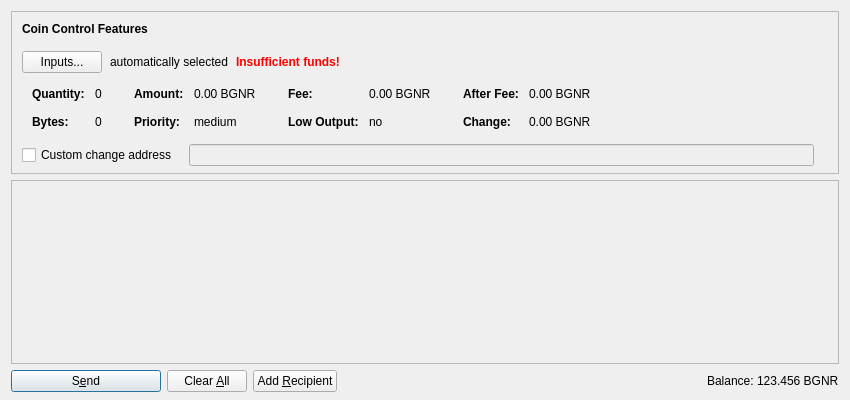
<?xml version="1.0" encoding="UTF-8"?>
<ui version="4.0">
 <class>SendCoinsDialog</class>
 <widget class="QDialog" name="SendCoinsDialog">
  <property name="geometry">
   <rect>
    <x>0</x>
    <y>0</y>
    <width>850</width>
    <height>400</height>
   </rect>
  </property>
  <property name="windowTitle">
   <string>Send Coins</string>
  </property>
  <layout class="QVBoxLayout" name="verticalLayout" stretch="0,1,0">
   <property name="bottomMargin">
    <number>8</number>
   </property>
   <item>
    <widget class="QFrame" name="frameCoinControl">
     <property name="sizePolicy">
      <sizepolicy hsizetype="Expanding" vsizetype="Expanding">
       <horstretch>0</horstretch>
       <verstretch>0</verstretch>
      </sizepolicy>
     </property>
     <property name="maximumSize">
      <size>
       <width>16777215</width>
       <height>16777215</height>
      </size>
     </property>
     <property name="frameShape">
      <enum>QFrame::StyledPanel</enum>
     </property>
     <property name="frameShadow">
      <enum>QFrame::Sunken</enum>
     </property>
     <layout class="QVBoxLayout" name="verticalLayoutCoinControl2">
      <property name="spacing">
       <number>0</number>
      </property>
      <property name="leftMargin">
       <number>0</number>
      </property>
      <property name="topMargin">
       <number>0</number>
      </property>
      <property name="rightMargin">
       <number>0</number>
      </property>
      <property name="bottomMargin">
       <number>6</number>
      </property>
      <item>
       <layout class="QVBoxLayout" name="verticalLayoutCoinControl" stretch="0,0,0,0,1">
        <property name="spacing">
         <number>0</number>
        </property>
        <property name="leftMargin">
         <number>10</number>
        </property>
        <property name="topMargin">
         <number>10</number>
        </property>
        <item>
         <layout class="QHBoxLayout" name="horizontalLayoutCoinControl1">
          <property name="bottomMargin">
           <number>15</number>
          </property>
          <item>
           <widget class="QLabel" name="labelCoinControlFeatures">
            <property name="sizePolicy">
             <sizepolicy hsizetype="Preferred" vsizetype="Maximum">
              <horstretch>0</horstretch>
              <verstretch>0</verstretch>
             </sizepolicy>
            </property>
            <property name="font">
             <font>
              <weight>75</weight>
              <bold>true</bold>
             </font>
            </property>
            <property name="styleSheet">
             <string notr="true">font-weight:bold;</string>
            </property>
            <property name="text">
             <string>Coin Control Features</string>
            </property>
           </widget>
          </item>
         </layout>
        </item>
        <item>
         <layout class="QHBoxLayout" name="horizontalLayoutCoinControl2" stretch="0,0,0,0">
          <property name="spacing">
           <number>8</number>
          </property>
          <property name="bottomMargin">
           <number>10</number>
          </property>
          <item>
           <widget class="QPushButton" name="pushButtonCoinControl">
            <property name="styleSheet">
             <string notr="true"/>
            </property>
            <property name="text">
             <string>Inputs...</string>
            </property>
           </widget>
          </item>
          <item>
           <widget class="QLabel" name="labelCoinControlAutomaticallySelected">
            <property name="text">
             <string>automatically selected</string>
            </property>
            <property name="margin">
             <number>5</number>
            </property>
           </widget>
          </item>
          <item>
           <widget class="QLabel" name="labelCoinControlInsuffFunds">
            <property name="font">
             <font>
              <weight>75</weight>
              <bold>true</bold>
             </font>
            </property>
            <property name="styleSheet">
             <string notr="true">color:red;font-weight:bold;</string>
            </property>
            <property name="text">
             <string>Insufficient funds!</string>
            </property>
            <property name="margin">
             <number>5</number>
            </property>
           </widget>
          </item>
          <item>
           <spacer name="horizontalSpacerCoinControl">
            <property name="orientation">
             <enum>Qt::Horizontal</enum>
            </property>
            <property name="sizeHint" stdset="0">
             <size>
              <width>40</width>
              <height>1</height>
             </size>
            </property>
           </spacer>
          </item>
         </layout>
        </item>
        <item>
         <widget class="QWidget" name="widgetCoinControl" native="true">
          <property name="sizePolicy">
           <sizepolicy hsizetype="Preferred" vsizetype="Preferred">
            <horstretch>0</horstretch>
            <verstretch>0</verstretch>
           </sizepolicy>
          </property>
          <property name="minimumSize">
           <size>
            <width>0</width>
            <height>0</height>
           </size>
          </property>
          <property name="styleSheet">
           <string notr="true"/>
          </property>
          <layout class="QHBoxLayout" name="horizontalLayoutCoinControl5">
           <property name="leftMargin">
            <number>0</number>
           </property>
           <property name="topMargin">
            <number>0</number>
           </property>
           <property name="rightMargin">
            <number>0</number>
           </property>
           <property name="bottomMargin">
            <number>0</number>
           </property>
           <item>
            <layout class="QHBoxLayout" name="horizontalLayoutCoinControl3" stretch="0,0,0,1">
             <property name="spacing">
              <number>20</number>
             </property>
             <property name="topMargin">
              <number>0</number>
             </property>
             <property name="bottomMargin">
              <number>10</number>
             </property>
             <item>
              <layout class="QFormLayout" name="formLayoutCoinControl1">
               <property name="horizontalSpacing">
                <number>10</number>
               </property>
               <property name="verticalSpacing">
                <number>14</number>
               </property>
               <property name="leftMargin">
                <number>10</number>
               </property>
               <property name="topMargin">
                <number>4</number>
               </property>
               <property name="rightMargin">
                <number>6</number>
               </property>
               <item row="0" column="0">
                <widget class="QLabel" name="labelCoinControlQuantityText">
                 <property name="font">
                  <font>
                   <weight>75</weight>
                   <bold>true</bold>
                  </font>
                 </property>
                 <property name="text">
                  <string>Quantity:</string>
                 </property>
                 <property name="margin">
                  <number>0</number>
                 </property>
                </widget>
               </item>
               <item row="0" column="1">
                <widget class="QLabel" name="labelCoinControlQuantity">
                 <property name="cursor">
                  <cursorShape>IBeamCursor</cursorShape>
                 </property>
                 <property name="contextMenuPolicy">
                  <enum>Qt::ActionsContextMenu</enum>
                 </property>
                 <property name="text">
                  <string notr="true">0</string>
                 </property>
                 <property name="margin">
                  <number>0</number>
                 </property>
                 <property name="textInteractionFlags">
                  <set>Qt::LinksAccessibleByMouse|Qt::TextSelectableByKeyboard|Qt::TextSelectableByMouse</set>
                 </property>
                </widget>
               </item>
               <item row="1" column="0">
                <widget class="QLabel" name="labelCoinControlBytesText">
                 <property name="font">
                  <font>
                   <weight>75</weight>
                   <bold>true</bold>
                  </font>
                 </property>
                 <property name="text">
                  <string>Bytes:</string>
                 </property>
                </widget>
               </item>
               <item row="1" column="1">
                <widget class="QLabel" name="labelCoinControlBytes">
                 <property name="cursor">
                  <cursorShape>IBeamCursor</cursorShape>
                 </property>
                 <property name="contextMenuPolicy">
                  <enum>Qt::ActionsContextMenu</enum>
                 </property>
                 <property name="text">
                  <string notr="true">0</string>
                 </property>
                 <property name="textInteractionFlags">
                  <set>Qt::LinksAccessibleByMouse|Qt::TextSelectableByKeyboard|Qt::TextSelectableByMouse</set>
                 </property>
                </widget>
               </item>
              </layout>
             </item>
             <item>
              <layout class="QFormLayout" name="formLayoutCoinControl2">
               <property name="horizontalSpacing">
                <number>10</number>
               </property>
               <property name="verticalSpacing">
                <number>14</number>
               </property>
               <property name="leftMargin">
                <number>6</number>
               </property>
               <property name="topMargin">
                <number>4</number>
               </property>
               <property name="rightMargin">
                <number>6</number>
               </property>
               <item row="0" column="0">
                <widget class="QLabel" name="labelCoinControlAmountText">
                 <property name="font">
                  <font>
                   <weight>75</weight>
                   <bold>true</bold>
                  </font>
                 </property>
                 <property name="text">
                  <string>Amount:</string>
                 </property>
                 <property name="margin">
                  <number>0</number>
                 </property>
                </widget>
               </item>
               <item row="0" column="1">
                <widget class="QLabel" name="labelCoinControlAmount">
                 <property name="cursor">
                  <cursorShape>IBeamCursor</cursorShape>
                 </property>
                 <property name="contextMenuPolicy">
                  <enum>Qt::ActionsContextMenu</enum>
                 </property>
                 <property name="text">
                  <string notr="true">0.00 BGNR</string>
                 </property>
                 <property name="textInteractionFlags">
                  <set>Qt::LinksAccessibleByMouse|Qt::TextSelectableByKeyboard|Qt::TextSelectableByMouse</set>
                 </property>
                </widget>
               </item>
               <item row="1" column="0">
                <widget class="QLabel" name="labelCoinControlPriorityText">
                 <property name="font">
                  <font>
                   <weight>75</weight>
                   <bold>true</bold>
                  </font>
                 </property>
                 <property name="text">
                  <string>Priority:</string>
                 </property>
                </widget>
               </item>
               <item row="1" column="1">
                <widget class="QLabel" name="labelCoinControlPriority">
                 <property name="cursor">
                  <cursorShape>IBeamCursor</cursorShape>
                 </property>
                 <property name="contextMenuPolicy">
                  <enum>Qt::ActionsContextMenu</enum>
                 </property>
                 <property name="text">
                  <string notr="true">medium</string>
                 </property>
                 <property name="textInteractionFlags">
                  <set>Qt::LinksAccessibleByMouse|Qt::TextSelectableByKeyboard|Qt::TextSelectableByMouse</set>
                 </property>
                </widget>
               </item>
              </layout>
             </item>
             <item>
              <layout class="QFormLayout" name="formLayoutCoinControl3">
               <property name="horizontalSpacing">
                <number>10</number>
               </property>
               <property name="verticalSpacing">
                <number>14</number>
               </property>
               <property name="leftMargin">
                <number>6</number>
               </property>
               <property name="topMargin">
                <number>4</number>
               </property>
               <property name="rightMargin">
                <number>6</number>
               </property>
               <item row="0" column="0">
                <widget class="QLabel" name="labelCoinControlFeeText">
                 <property name="font">
                  <font>
                   <weight>75</weight>
                   <bold>true</bold>
                  </font>
                 </property>
                 <property name="text">
                  <string>Fee:</string>
                 </property>
                 <property name="margin">
                  <number>0</number>
                 </property>
                </widget>
               </item>
               <item row="0" column="1">
                <widget class="QLabel" name="labelCoinControlFee">
                 <property name="cursor">
                  <cursorShape>IBeamCursor</cursorShape>
                 </property>
                 <property name="contextMenuPolicy">
                  <enum>Qt::ActionsContextMenu</enum>
                 </property>
                 <property name="text">
                  <string notr="true">0.00 BGNR</string>
                 </property>
                 <property name="textInteractionFlags">
                  <set>Qt::LinksAccessibleByMouse|Qt::TextSelectableByKeyboard|Qt::TextSelectableByMouse</set>
                 </property>
                </widget>
               </item>
               <item row="1" column="0">
                <widget class="QLabel" name="labelCoinControlLowOutputText">
                 <property name="font">
                  <font>
                   <weight>75</weight>
                   <bold>true</bold>
                  </font>
                 </property>
                 <property name="text">
                  <string>Low Output:</string>
                 </property>
                </widget>
               </item>
               <item row="1" column="1">
                <widget class="QLabel" name="labelCoinControlLowOutput">
                 <property name="cursor">
                  <cursorShape>IBeamCursor</cursorShape>
                 </property>
                 <property name="contextMenuPolicy">
                  <enum>Qt::ActionsContextMenu</enum>
                 </property>
                 <property name="text">
                  <string notr="true">no</string>
                 </property>
                 <property name="textInteractionFlags">
                  <set>Qt::LinksAccessibleByMouse|Qt::TextSelectableByKeyboard|Qt::TextSelectableByMouse</set>
                 </property>
                </widget>
               </item>
              </layout>
             </item>
             <item>
              <layout class="QFormLayout" name="formLayoutCoinControl4">
               <property name="horizontalSpacing">
                <number>10</number>
               </property>
               <property name="verticalSpacing">
                <number>14</number>
               </property>
               <property name="leftMargin">
                <number>6</number>
               </property>
               <property name="topMargin">
                <number>4</number>
               </property>
               <property name="rightMargin">
                <number>6</number>
               </property>
               <item row="0" column="0">
                <widget class="QLabel" name="labelCoinControlAfterFeeText">
                 <property name="font">
                  <font>
                   <weight>75</weight>
                   <bold>true</bold>
                  </font>
                 </property>
                 <property name="text">
                  <string>After Fee:</string>
                 </property>
                 <property name="margin">
                  <number>0</number>
                 </property>
                </widget>
               </item>
               <item row="0" column="1">
                <widget class="QLabel" name="labelCoinControlAfterFee">
                 <property name="cursor">
                  <cursorShape>IBeamCursor</cursorShape>
                 </property>
                 <property name="contextMenuPolicy">
                  <enum>Qt::ActionsContextMenu</enum>
                 </property>
                 <property name="text">
                  <string notr="true">0.00 BGNR</string>
                 </property>
                 <property name="textInteractionFlags">
                  <set>Qt::LinksAccessibleByMouse|Qt::TextSelectableByKeyboard|Qt::TextSelectableByMouse</set>
                 </property>
                </widget>
               </item>
               <item row="1" column="0">
                <widget class="QLabel" name="labelCoinControlChangeText">
                 <property name="font">
                  <font>
                   <weight>75</weight>
                   <bold>true</bold>
                  </font>
                 </property>
                 <property name="text">
                  <string>Change:</string>
                 </property>
                </widget>
               </item>
               <item row="1" column="1">
                <widget class="QLabel" name="labelCoinControlChange">
                 <property name="cursor">
                  <cursorShape>IBeamCursor</cursorShape>
                 </property>
                 <property name="contextMenuPolicy">
                  <enum>Qt::ActionsContextMenu</enum>
                 </property>
                 <property name="text">
                  <string notr="true">0.00 BGNR</string>
                 </property>
                 <property name="textInteractionFlags">
                  <set>Qt::LinksAccessibleByMouse|Qt::TextSelectableByKeyboard|Qt::TextSelectableByMouse</set>
                 </property>
                </widget>
               </item>
              </layout>
             </item>
            </layout>
           </item>
          </layout>
         </widget>
        </item>
        <item>
         <layout class="QHBoxLayout" name="horizontalLayoutCoinControl4" stretch="0,0,0">
          <property name="spacing">
           <number>12</number>
          </property>
          <property name="sizeConstraint">
           <enum>QLayout::SetDefaultConstraint</enum>
          </property>
          <property name="topMargin">
           <number>5</number>
          </property>
          <property name="rightMargin">
           <number>5</number>
          </property>
          <item>
           <widget class="QCheckBox" name="checkBoxCoinControlChange">
            <property name="toolTip">
             <string>If this is activated, but the change address is empty or invalid, change will be sent to a newly generated address.</string>
            </property>
            <property name="text">
             <string>Custom change address</string>
            </property>
           </widget>
          </item>
          <item>
           <widget class="QValidatedLineEdit" name="lineEditCoinControlChange">
            <property name="enabled">
             <bool>false</bool>
            </property>
            <property name="sizePolicy">
             <sizepolicy hsizetype="Expanding" vsizetype="Fixed">
              <horstretch>0</horstretch>
              <verstretch>0</verstretch>
             </sizepolicy>
            </property>
           </widget>
          </item>
          <item>
           <widget class="QLabel" name="labelCoinControlChangeLabel">
            <property name="sizePolicy">
             <sizepolicy hsizetype="Preferred" vsizetype="Expanding">
              <horstretch>0</horstretch>
              <verstretch>0</verstretch>
             </sizepolicy>
            </property>
            <property name="minimumSize">
             <size>
              <width>0</width>
              <height>0</height>
             </size>
            </property>
            <property name="text">
             <string/>
            </property>
            <property name="margin">
             <number>3</number>
            </property>
           </widget>
          </item>
         </layout>
        </item>
        <item>
         <spacer name="verticalSpacerCoinControl">
          <property name="orientation">
           <enum>Qt::Vertical</enum>
          </property>
          <property name="sizeHint" stdset="0">
           <size>
            <width>800</width>
            <height>1</height>
           </size>
          </property>
         </spacer>
        </item>
       </layout>
      </item>
     </layout>
    </widget>
   </item>
   <item>
    <widget class="QScrollArea" name="scrollArea">
     <property name="widgetResizable">
      <bool>true</bool>
     </property>
     <widget class="QWidget" name="scrollAreaWidgetContents">
      <property name="geometry">
       <rect>
        <x>0</x>
        <y>0</y>
        <width>830</width>
        <height>178</height>
       </rect>
      </property>
      <layout class="QVBoxLayout" name="verticalLayout_2" stretch="0,1">
       <property name="leftMargin">
        <number>0</number>
       </property>
       <property name="topMargin">
        <number>0</number>
       </property>
       <property name="rightMargin">
        <number>0</number>
       </property>
       <property name="bottomMargin">
        <number>0</number>
       </property>
       <item>
        <layout class="QVBoxLayout" name="entries">
         <property name="spacing">
          <number>6</number>
         </property>
        </layout>
       </item>
       <item>
        <spacer name="verticalSpacer">
         <property name="orientation">
          <enum>Qt::Vertical</enum>
         </property>
         <property name="sizeHint" stdset="0">
          <size>
           <width>20</width>
           <height>40</height>
          </size>
         </property>
        </spacer>
       </item>
      </layout>
     </widget>
    </widget>
   </item>
   <item>
    <layout class="QHBoxLayout" name="horizontalLayout">
     <item>
      <widget class="QPushButton" name="sendButton">
       <property name="minimumSize">
        <size>
         <width>150</width>
         <height>0</height>
        </size>
       </property>
       <property name="toolTip">
        <string>Confirm the send action</string>
       </property>
       <property name="text">
        <string>S&amp;end</string>
       </property>
       <property name="icon">
        <iconset resource="../beginnercoin.qrc">
         <normaloff>:/icons/send</normaloff>:/icons/send</iconset>
       </property>
       <property name="default">
        <bool>true</bool>
       </property>
      </widget>
     </item>
     <item>
      <widget class="QPushButton" name="clearButton">
       <property name="sizePolicy">
        <sizepolicy hsizetype="Minimum" vsizetype="Fixed">
         <horstretch>0</horstretch>
         <verstretch>0</verstretch>
        </sizepolicy>
       </property>
       <property name="toolTip">
        <string>Clear all fields of the form.</string>
       </property>
       <property name="text">
        <string>Clear &amp;All</string>
       </property>
       <property name="icon">
        <iconset resource="../beginnercoin.qrc">
         <normaloff>:/icons/remove</normaloff>:/icons/remove</iconset>
       </property>
       <property name="autoRepeatDelay">
        <number>300</number>
       </property>
       <property name="autoDefault">
        <bool>false</bool>
       </property>
      </widget>
     </item>
     <item>
      <widget class="QPushButton" name="addButton">
       <property name="toolTip">
        <string>Send to multiple recipients at once</string>
       </property>
       <property name="text">
        <string>Add &amp;Recipient</string>
       </property>
       <property name="icon">
        <iconset resource="../beginnercoin.qrc">
         <normaloff>:/icons/add</normaloff>:/icons/add</iconset>
       </property>
       <property name="autoDefault">
        <bool>false</bool>
       </property>
      </widget>
     </item>
     <item>
      <spacer name="horizontalSpacer">
       <property name="orientation">
        <enum>Qt::Horizontal</enum>
       </property>
       <property name="sizeHint" stdset="0">
        <size>
         <width>40</width>
         <height>20</height>
        </size>
       </property>
      </spacer>
     </item>
     <item>
      <layout class="QHBoxLayout" name="horizontalLayout_2">
       <property name="spacing">
        <number>3</number>
       </property>
       <item>
        <widget class="QLabel" name="label">
         <property name="sizePolicy">
          <sizepolicy hsizetype="Preferred" vsizetype="Fixed">
           <horstretch>0</horstretch>
           <verstretch>0</verstretch>
          </sizepolicy>
         </property>
         <property name="text">
          <string>Balance:</string>
         </property>
        </widget>
       </item>
       <item>
        <widget class="QLabel" name="labelBalance">
         <property name="sizePolicy">
          <sizepolicy hsizetype="Preferred" vsizetype="Fixed">
           <horstretch>0</horstretch>
           <verstretch>0</verstretch>
          </sizepolicy>
         </property>
         <property name="cursor">
          <cursorShape>IBeamCursor</cursorShape>
         </property>
         <property name="text">
          <string notr="true">123.456 BGNR</string>
         </property>
         <property name="textInteractionFlags">
          <set>Qt::LinksAccessibleByMouse|Qt::TextSelectableByKeyboard|Qt::TextSelectableByMouse</set>
         </property>
        </widget>
       </item>
      </layout>
     </item>
    </layout>
   </item>
  </layout>
 </widget>
 <customwidgets>
  <customwidget>
   <class>QValidatedLineEdit</class>
   <extends>QLineEdit</extends>
   <header>qvalidatedlineedit.h</header>
  </customwidget>
 </customwidgets>
 <resources>
  <include location="../beginnercoin.qrc"/>
 </resources>
 <connections/>
</ui>
